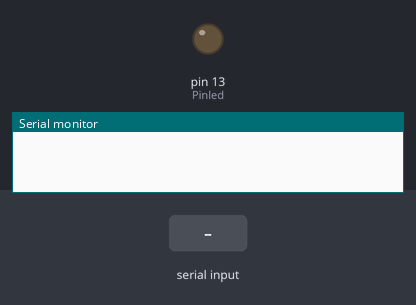
The sketch below on a simulated Arduino Uno, built with avr-gcc and run on an emulated ATmega328P. Parts: output pins drawn as LEDs (lit = HIGH), the last lines printed to the serial monitor. The test bench sets the inputs (shaded band).

Above: at 1.2 s.
1.3 s: "a" received over Serial
At 1.7 s:
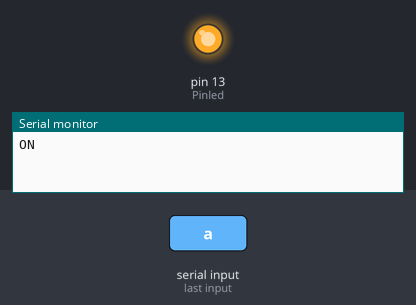
2.8 s: "b" received over Serial
At 4.0 s:
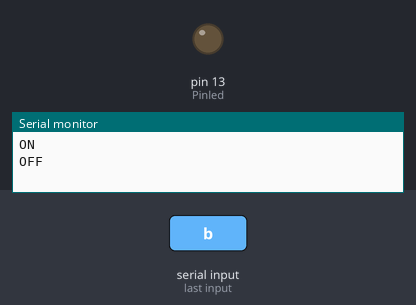
Timing chart, 0 to 5.8 s (numbered marks = the images above; inputs shaded):
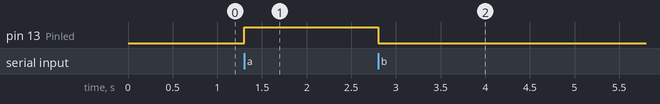

Measured:
- after the input at 1.3 s, pin 13 (Pinled): LOW → HIGH at once
- after the input at 2.8 s, pin 13 (Pinled): HIGH → LOW at once

The sketch:

focos.ino
```cpp
int tecla; // definimos la variable tecla donde guardaremos la lectura de la tecla.
int Pinled = 13; // definimos la variable Pinled que corresponderá la pin 5 donde conectaremos el led.

void setup(){
  Serial.begin(9600);  //inicializamos el puerto serie.
  pinMode(Pinled, OUTPUT);  // Definimos el pin 5 como salida.
}

void loop(){
  //si hay datos disponibles por el puerto serial hacemos la lectura.
  if (Serial.available()>0){
    tecla=Serial.read(); // leemos los datos y los guardamos en la variable tecla
    if(tecla=='a') {
      digitalWrite(Pinled, HIGH); // si presionamos la tecla "a" encendemos el led.
      Serial.println("ON"); // imprimimos por pantalla "ON" de encendido.
    }
    if(tecla=='b') {
      digitalWrite(Pinled, LOW); // si presionamos la tecla "b" apagamos el led.
      Serial.println("OFF"); // imprimimos por pantalla "OFF" de apagado.
    }
  }
}
```
